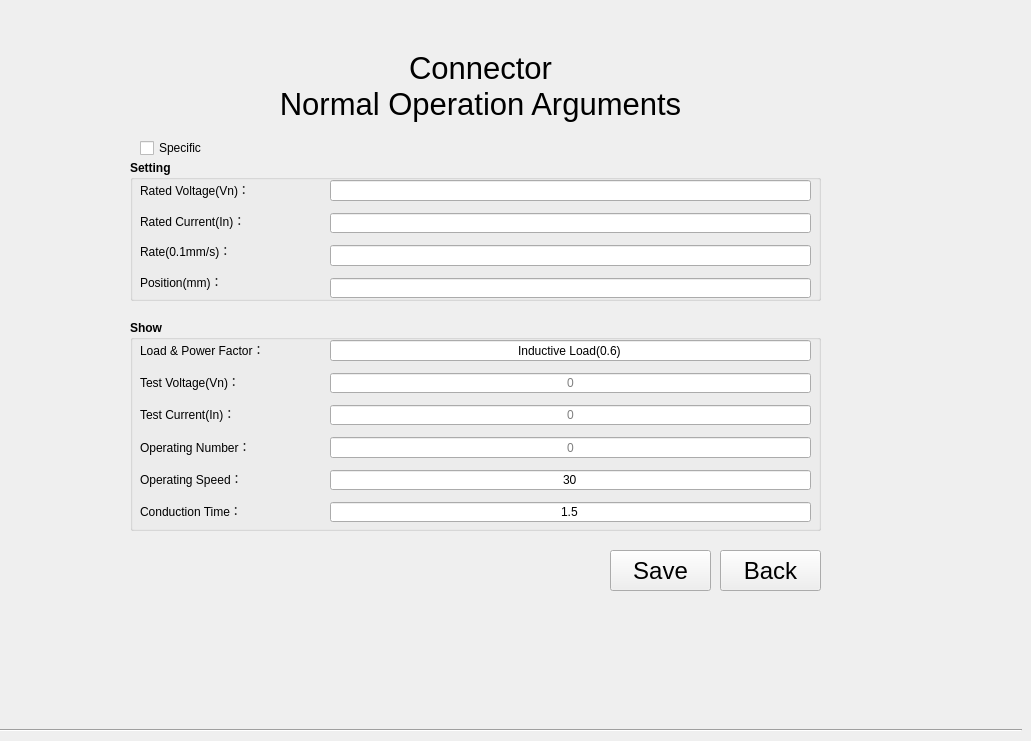
   <widget class="QWidget" name="page_4">
    <widget class="Line" name="line_8">
     <property name="geometry">
      <rect>
       <x>0</x>
       <y>729</y>
       <width>1022</width>
       <height>3</height>
      </rect>
     </property>
     <property name="orientation">
      <enum>Qt::Horizontal</enum>
     </property>
    </widget>
    <widget class="QToolButton" name="toolButton_close_25">
     <property name="geometry">
      <rect>
       <x>720</x>
       <y>550</y>
       <width>101</width>
       <height>41</height>
      </rect>
     </property>
     <property name="font">
      <font>
       <pointsize>18</pointsize>
      </font>
     </property>
     <property name="styleSheet">
      <string notr="true"/>
     </property>
     <property name="text">
      <string>Back</string>
     </property>
     <property name="autoRaise">
      <bool>false</bool>
     </property>
    </widget>
    <widget class="QToolButton" name="toolButton_save21_2">
     <property name="geometry">
      <rect>
       <x>610</x>
       <y>550</y>
       <width>101</width>
       <height>41</height>
      </rect>
     </property>
     <property name="font">
      <font>
       <pointsize>18</pointsize>
      </font>
     </property>
     <property name="text">
      <string>Save</string>
     </property>
    </widget>
    <widget class="QLabel" name="label_10">
     <property name="geometry">
      <rect>
       <x>40</x>
       <y>40</y>
       <width>881</width>
       <height>91</height>
      </rect>
     </property>
     <property name="font">
      <font>
       <pointsize>23</pointsize>
      </font>
     </property>
     <property name="styleSheet">
      <string notr="true">background:transparent;</string>
     </property>
     <property name="text">
      <string>Connector
Normal Operation Arguments</string>
     </property>
     <property name="alignment">
      <set>Qt::AlignCenter</set>
     </property>
    </widget>
    <widget class="QGroupBox" name="groupBox_31">
     <property name="geometry">
      <rect>
       <x>130</x>
       <y>160</y>
       <width>691</width>
       <height>141</height>
      </rect>
     </property>
     <property name="font">
      <font>
       <weight>75</weight>
       <bold>true</bold>
      </font>
     </property>
     <property name="styleSheet">
      <string notr="true">
#groupBox_login * {background-color: rgb();}</string>
     </property>
     <property name="title">
      <string>Setting</string>
     </property>
     <widget class="QWidget" name="gridLayoutWidget_20">
      <property name="geometry">
       <rect>
        <x>200</x>
        <y>20</y>
        <width>481</width>
        <height>118</height>
       </rect>
      </property>
      <layout class="QGridLayout" name="gridLayout_6">
       <property name="topMargin">
        <number>0</number>
       </property>
       <property name="verticalSpacing">
        <number>12</number>
       </property>
       <item row="0" column="0">
        <widget class="QLineEdit" name="lineEdit_normalVn_2">
         <property name="alignment">
          <set>Qt::AlignLeading|Qt::AlignLeft|Qt::AlignVCenter</set>
         </property>
        </widget>
       </item>
       <item row="1" column="0">
        <widget class="QLineEdit" name="lineEdit_normalIn_2">
         <property name="maxLength">
          <number>3</number>
         </property>
         <property name="alignment">
          <set>Qt::AlignLeading|Qt::AlignLeft|Qt::AlignVCenter</set>
         </property>
        </widget>
       </item>
       <item row="2" column="0">
        <widget class="QLineEdit" name="lineEdit_normal_rate_t_2">
         <property name="toolTip">
          <string>mm/s</string>
         </property>
         <property name="styleSheet">
          <string notr="true"/>
         </property>
         <property name="text">
          <string/>
         </property>
         <property name="maxLength">
          <number>3</number>
         </property>
         <property name="alignment">
          <set>Qt::AlignLeading|Qt::AlignLeft|Qt::AlignVCenter</set>
         </property>
        </widget>
       </item>
       <item row="3" column="0">
        <widget class="QLineEdit" name="lineEdit_normal_position_t_2">
         <property name="toolTip">
          <string>mm</string>
         </property>
         <property name="text">
          <string/>
         </property>
         <property name="maxLength">
          <number>3</number>
         </property>
         <property name="alignment">
          <set>Qt::AlignLeading|Qt::AlignLeft|Qt::AlignVCenter</set>
         </property>
        </widget>
       </item>
      </layout>
     </widget>
     <widget class="QWidget" name="gridLayoutWidget_21">
      <property name="geometry">
       <rect>
        <x>10</x>
        <y>20</y>
        <width>171</width>
        <height>111</height>
       </rect>
      </property>
      <layout class="QGridLayout" name="gridLayout_22">
       <property name="topMargin">
        <number>0</number>
       </property>
       <property name="verticalSpacing">
        <number>12</number>
       </property>
       <item row="0" column="0">
        <widget class="QLabel" name="label_normalVn_2">
         <property name="styleSheet">
          <string notr="true"/>
         </property>
         <property name="text">
          <string>Rated Voltage(Vn)：</string>
         </property>
         <property name="alignment">
          <set>Qt::AlignLeading|Qt::AlignLeft|Qt::AlignVCenter</set>
         </property>
        </widget>
       </item>
       <item row="1" column="0">
        <widget class="QLabel" name="label_normalIn_2">
         <property name="styleSheet">
          <string notr="true"/>
         </property>
         <property name="text">
          <string>Rated Current(In)：</string>
         </property>
         <property name="alignment">
          <set>Qt::AlignLeading|Qt::AlignLeft|Qt::AlignVCenter</set>
         </property>
        </widget>
       </item>
       <item row="2" column="0">
        <widget class="QLabel" name="label_normal_rate_t_2">
         <property name="styleSheet">
          <string notr="true"/>
         </property>
         <property name="text">
          <string>Rate(0.1mm/s)：</string>
         </property>
         <property name="alignment">
          <set>Qt::AlignLeading|Qt::AlignLeft|Qt::AlignVCenter</set>
         </property>
        </widget>
       </item>
       <item row="3" column="0">
        <widget class="QLabel" name="label_normal_position_t_2">
         <property name="styleSheet">
          <string notr="true"/>
         </property>
         <property name="text">
          <string>Position(mm)：</string>
         </property>
         <property name="alignment">
          <set>Qt::AlignLeading|Qt::AlignLeft|Qt::AlignVCenter</set>
         </property>
        </widget>
       </item>
      </layout>
     </widget>
    </widget>
    <widget class="QGroupBox" name="groupBox_32">
     <property name="geometry">
      <rect>
       <x>130</x>
       <y>320</y>
       <width>691</width>
       <height>211</height>
      </rect>
     </property>
     <property name="font">
      <font>
       <weight>75</weight>
       <bold>true</bold>
      </font>
     </property>
     <property name="styleSheet">
      <string notr="true">
#groupBox_login * {background-color: rgb();}</string>
     </property>
     <property name="title">
      <string>Show</string>
     </property>
     <widget class="QWidget" name="gridLayoutWidget_22">
      <property name="geometry">
       <rect>
        <x>200</x>
        <y>20</y>
        <width>481</width>
        <height>182</height>
       </rect>
      </property>
      <layout class="QGridLayout" name="gridLayout_29">
       <property name="topMargin">
        <number>0</number>
       </property>
       <property name="verticalSpacing">
        <number>12</number>
       </property>
       <item row="1" column="0">
        <widget class="QLineEdit" name="lineEdit_normalVn_t_2">
         <property name="focusPolicy">
          <enum>Qt::ClickFocus</enum>
         </property>
         <property name="alignment">
          <set>Qt::AlignCenter</set>
         </property>
         <property name="readOnly">
          <bool>true</bool>
         </property>
         <property name="placeholderText">
          <string>0</string>
         </property>
        </widget>
       </item>
       <item row="0" column="0">
        <widget class="QLineEdit" name="lineEdit_normalRn_2">
         <property name="focusPolicy">
          <enum>Qt::NoFocus</enum>
         </property>
         <property name="text">
          <string>Inductive Load(0.6)</string>
         </property>
         <property name="alignment">
          <set>Qt::AlignCenter</set>
         </property>
         <property name="readOnly">
          <bool>true</bool>
         </property>
        </widget>
       </item>
       <item row="3" column="0">
        <widget class="QLineEdit" name="lineEdit_normal_handleNum_2">
         <property name="focusPolicy">
          <enum>Qt::ClickFocus</enum>
         </property>
         <property name="text">
          <string/>
         </property>
         <property name="alignment">
          <set>Qt::AlignCenter</set>
         </property>
         <property name="readOnly">
          <bool>true</bool>
         </property>
         <property name="placeholderText">
          <string>0</string>
         </property>
        </widget>
       </item>
       <item row="2" column="0">
        <widget class="QLineEdit" name="lineEdit_normalIn_t_2">
         <property name="focusPolicy">
          <enum>Qt::ClickFocus</enum>
         </property>
         <property name="alignment">
          <set>Qt::AlignCenter</set>
         </property>
         <property name="readOnly">
          <bool>true</bool>
         </property>
         <property name="placeholderText">
          <string>0</string>
         </property>
        </widget>
       </item>
       <item row="4" column="0">
        <widget class="QLineEdit" name="lineEdit_normal_handleRate_2">
         <property name="focusPolicy">
          <enum>Qt::NoFocus</enum>
         </property>
         <property name="toolTip">
          <string>/min</string>
         </property>
         <property name="text">
          <string>30</string>
         </property>
         <property name="alignment">
          <set>Qt::AlignCenter</set>
         </property>
         <property name="readOnly">
          <bool>true</bool>
         </property>
        </widget>
       </item>
       <item row="5" column="0">
        <widget class="QLineEdit" name="lineEdit_normal_tongTime_2">
         <property name="focusPolicy">
          <enum>Qt::NoFocus</enum>
         </property>
         <property name="toolTip">
          <string>s</string>
         </property>
         <property name="text">
          <string>1.5</string>
         </property>
         <property name="alignment">
          <set>Qt::AlignCenter</set>
         </property>
         <property name="readOnly">
          <bool>true</bool>
         </property>
        </widget>
       </item>
      </layout>
     </widget>
     <widget class="QWidget" name="gridLayoutWidget_23">
      <property name="geometry">
       <rect>
        <x>10</x>
        <y>20</y>
        <width>171</width>
        <height>181</height>
       </rect>
      </property>
      <layout class="QGridLayout" name="gridLayout_23">
       <property name="topMargin">
        <number>0</number>
       </property>
       <property name="verticalSpacing">
        <number>12</number>
       </property>
       <item row="2" column="0">
        <widget class="QLabel" name="label_normalIn_t_2">
         <property name="styleSheet">
          <string notr="true"/>
         </property>
         <property name="text">
          <string>Test Current(In)：</string>
         </property>
         <property name="alignment">
          <set>Qt::AlignLeading|Qt::AlignLeft|Qt::AlignVCenter</set>
         </property>
        </widget>
       </item>
       <item row="3" column="0">
        <widget class="QLabel" name="label_normal_handleNum_2">
         <property name="styleSheet">
          <string notr="true"/>
         </property>
         <property name="text">
          <string>Operating Number：</string>
         </property>
         <property name="alignment">
          <set>Qt::AlignLeading|Qt::AlignLeft|Qt::AlignVCenter</set>
         </property>
        </widget>
       </item>
       <item row="4" column="0">
        <widget class="QLabel" name="label_normal_handleRate_2">
         <property name="styleSheet">
          <string notr="true"/>
         </property>
         <property name="text">
          <string>Operating Speed：</string>
         </property>
         <property name="alignment">
          <set>Qt::AlignLeading|Qt::AlignLeft|Qt::AlignVCenter</set>
         </property>
        </widget>
       </item>
       <item row="1" column="0">
        <widget class="QLabel" name="label_normalVn_t_2">
         <property name="styleSheet">
          <string notr="true"/>
         </property>
         <property name="text">
          <string>Test Voltage(Vn)：</string>
         </property>
         <property name="alignment">
          <set>Qt::AlignLeading|Qt::AlignLeft|Qt::AlignVCenter</set>
         </property>
        </widget>
       </item>
       <item row="0" column="0">
        <widget class="QLabel" name="label_normalRn_2">
         <property name="styleSheet">
          <string notr="true"/>
         </property>
         <property name="text">
          <string>Load &amp; Power Factor：</string>
         </property>
         <property name="alignment">
          <set>Qt::AlignLeading|Qt::AlignLeft|Qt::AlignVCenter</set>
         </property>
        </widget>
       </item>
       <item row="5" column="0">
        <widget class="QLabel" name="label_normal_tongTime_2">
         <property name="styleSheet">
          <string notr="true"/>
         </property>
         <property name="text">
          <string>Conduction Time：</string>
         </property>
         <property name="alignment">
          <set>Qt::AlignLeading|Qt::AlignLeft|Qt::AlignVCenter</set>
         </property>
        </widget>
       </item>
      </layout>
     </widget>
    </widget>
    <widget class="QCheckBox" name="checkBox_normal_2">
     <property name="geometry">
      <rect>
       <x>140</x>
       <y>140</y>
       <width>101</width>
       <height>16</height>
      </rect>
     </property>
     <property name="text">
      <string>Specific</string>
     </property>
    </widget>
   </widget>
